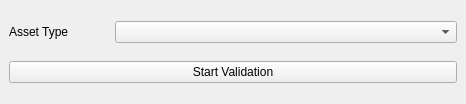
<?xml version="1.0" encoding="UTF-8"?>
<ui version="4.0">
 <class>MainWindow</class>
 <widget class="QMainWindow" name="MainWindow">
  <property name="geometry">
   <rect>
    <x>0</x>
    <y>0</y>
    <width>466</width>
    <height>104</height>
   </rect>
  </property>
  <property name="windowTitle">
   <string>Asset Validation</string>
  </property>
  <widget class="QWidget" name="centralwidget">
   <layout class="QVBoxLayout" name="verticalLayout">
    <item>
     <layout class="QHBoxLayout" name="horizontalLayout_3">
      <item>
       <widget class="QLabel" name="label_3">
        <property name="sizePolicy">
         <sizepolicy hsizetype="Minimum" vsizetype="Preferred">
          <horstretch>0</horstretch>
          <verstretch>0</verstretch>
         </sizepolicy>
        </property>
        <property name="minimumSize">
         <size>
          <width>100</width>
          <height>0</height>
         </size>
        </property>
        <property name="text">
         <string>Asset Type</string>
        </property>
       </widget>
      </item>
      <item>
       <widget class="QComboBox" name="asset_type_combo_box">
        <property name="sizePolicy">
         <sizepolicy hsizetype="Expanding" vsizetype="Fixed">
          <horstretch>0</horstretch>
          <verstretch>0</verstretch>
         </sizepolicy>
        </property>
       </widget>
      </item>
     </layout>
    </item>
    <item>
     <widget class="QPushButton" name="start_validation_button">
      <property name="text">
       <string>Start Validation</string>
      </property>
     </widget>
    </item>
   </layout>
  </widget>
 </widget>
 <resources/>
 <connections/>
</ui>
